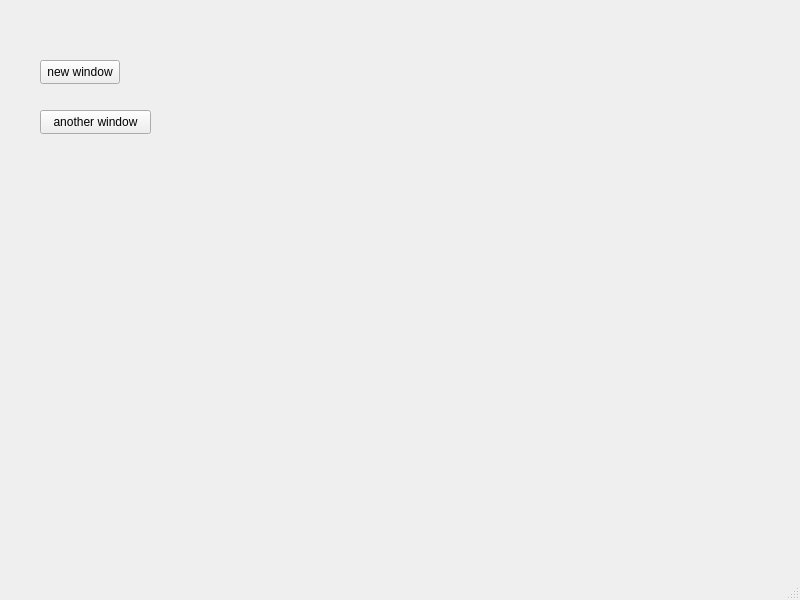
<?xml version="1.0" encoding="UTF-8"?>
<ui version="4.0">
 <class>MainWindow</class>
 <widget class="QMainWindow" name="MainWindow">
  <property name="geometry">
   <rect>
    <x>0</x>
    <y>0</y>
    <width>800</width>
    <height>600</height>
   </rect>
  </property>
  <property name="windowTitle">
   <string>MainWindow</string>
  </property>
  <widget class="QWidget" name="centralwidget">
   <widget class="QPushButton" name="new_window">
    <property name="geometry">
     <rect>
      <x>40</x>
      <y>60</y>
      <width>80</width>
      <height>24</height>
     </rect>
    </property>
    <property name="text">
     <string>new window</string>
    </property>
   </widget>
   <widget class="QPushButton" name="another_window">
    <property name="geometry">
     <rect>
      <x>40</x>
      <y>110</y>
      <width>111</width>
      <height>24</height>
     </rect>
    </property>
    <property name="text">
     <string>another window</string>
    </property>
   </widget>
  </widget>
  <widget class="QMenuBar" name="menubar">
   <property name="geometry">
    <rect>
     <x>0</x>
     <y>0</y>
     <width>800</width>
     <height>21</height>
    </rect>
   </property>
  </widget>
  <widget class="QStatusBar" name="statusbar"/>
 </widget>
 <resources/>
 <connections/>
</ui>
